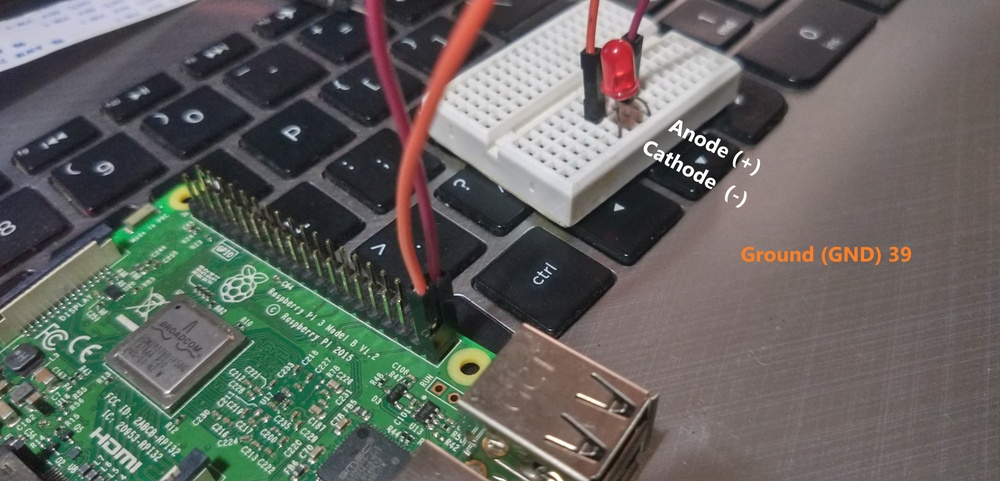
#> input picture rpiLEDConn1.jpg, 1000 x 481 px, shrunk from 4608 x 2218 before the run, given in place of ATIA Video.mp4, which was not available
$ python fire.py
#> lines starting #> are read from the running program, lines starting #| are printed output that depends on the picture; after the words box and inside, x2 and y2 are one past the last pixel; in counts of white or black regions, pixels touching at a corner belong together; pictures that were not available may be replaced by others from this repository, and a replacement may not be noted
import cv2
import numpy as np

video_file = "ATIA Video.mp4"
video = cv2.VideoCapture(video_file) # cv2.VideoCapture(0)# video_file

while True:
    (grabbed, frame) = video.read()
#> frame is the input picture: shape (481, 1000, 3); mean B, G, R 95.4, 100.1, 99.5
    if not grabbed:
        break

    blur = cv2.GaussianBlur(frame, (21, 21), 0)
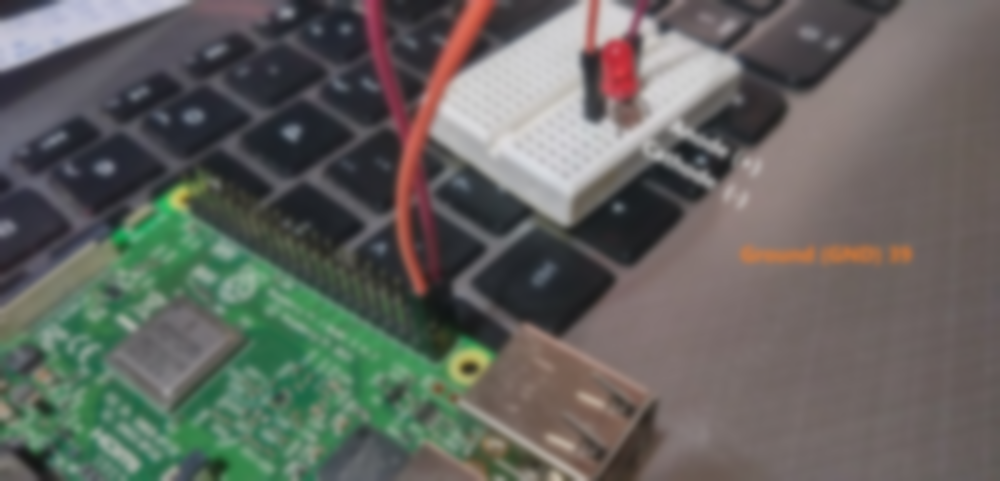
#> blur: shape (481, 1000, 3); mean B, G, R 95.4, 100.1, 99.5
    hsv = cv2.cvtColor(blur, cv2.COLOR_BGR2HSV)  #Hue range is [0,179], Saturation range is [0,255] and Value range is [0,255].
#> hsv: shape (481, 1000, 3); mean H, S, V 63.5, 44.8, 109.4

    lower = [22, 50, 50] #[22, 50, 50]
    upper = [35, 255, 255] #[35, 255, 255]
    lower = np.array(lower, dtype="uint8")
    upper = np.array(upper, dtype="uint8")
    mask = cv2.inRange(hsv, lower, upper)
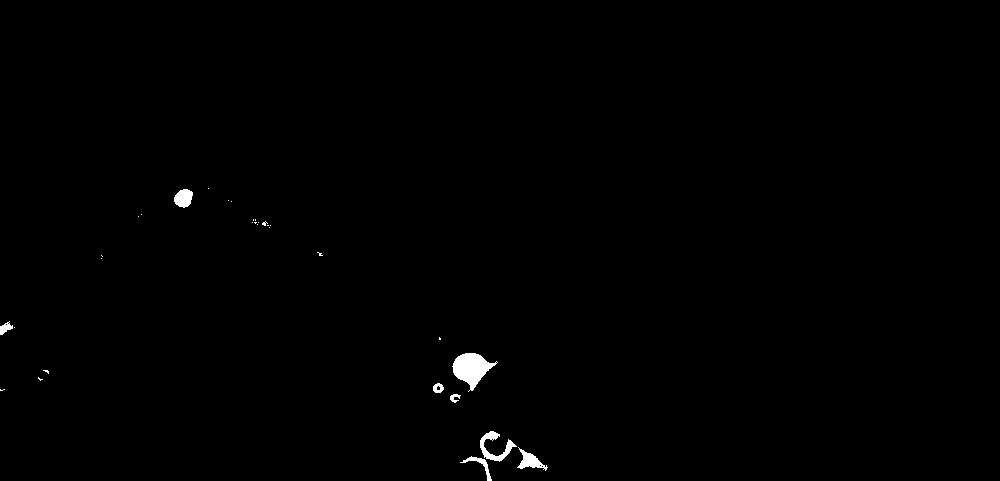
#> mask: shape (481, 1000); 0.49% white; 31 white regions (23 under 20 px), largest, box (x1, y1, x2, y2) and area: (452, 353, 498, 392) 922, (480, 431, 517, 462) 392, (517, 447, 548, 471) 292

    output = cv2.bitwise_and(frame, hsv, mask=mask)
    cv2.imshow("Frame", frame)
    cv2.imshow("output", output)

    if cv2.waitKey(1) and  0xFF == ord('q'):    #&amp;
#> (key q is pressed here)
        break

cv2.destroyAllWindows()
video.release()

$ run again, on rpiLEDConn2.jpg
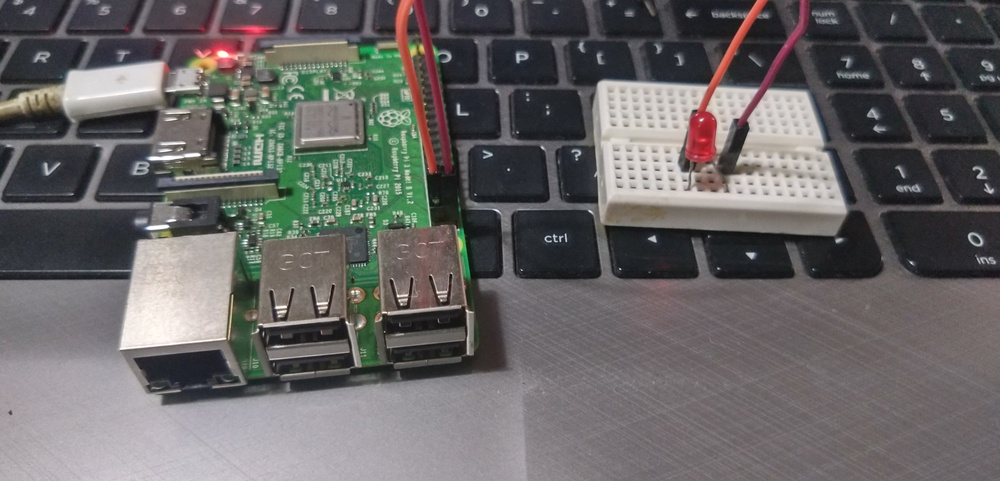
#> input picture rpiLEDConn2.jpg, 1000 x 481 px, shrunk from 4608 x 2218 before the run, given in place of ATIA Video.mp4, which was not available
#> frame is the input picture: shape (481, 1000, 3); mean B, G, R 101.2, 101.5, 103.8
#> `blur = cv2.GaussianBlur(frame, (21, 21), 0)`:
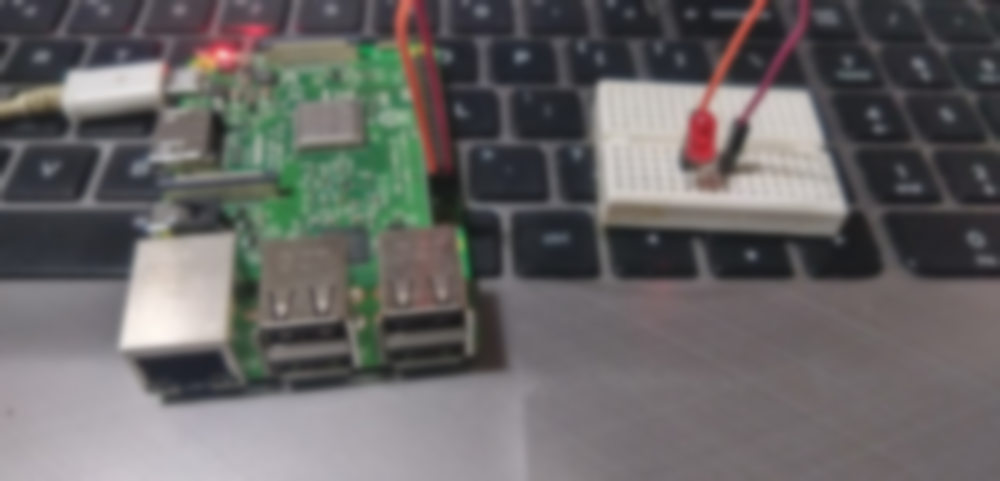
#> blur: shape (481, 1000, 3); mean B, G, R 101.2, 101.5, 103.8
#> hsv: shape (481, 1000, 3); mean H, S, V 102.1, 29, 108.7
#> `mask = cv2.inRange(hsv, lower, upper)`:
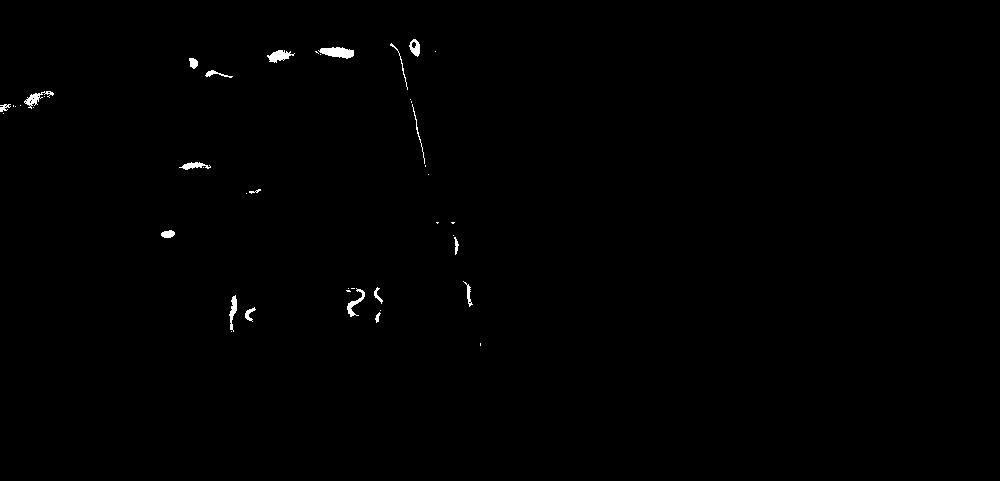
#> mask: shape (481, 1000); 0.41% white; 43 white regions (24 under 20 px), largest, box (x1, y1, x2, y2) and area: (318, 47, 354, 59) 284, (267, 50, 295, 63) 197, (24, 91, 54, 109) 171
